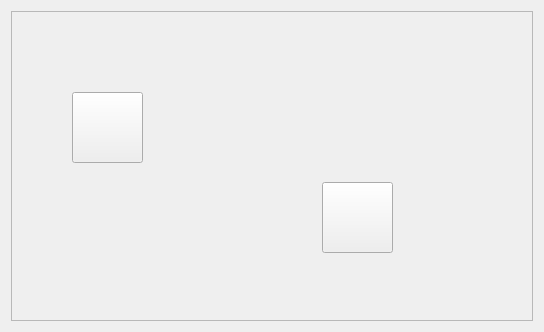
<?xml version="1.0" encoding="UTF-8"?>
<ui version="4.0">
 <class>Tab3ControlPannel</class>
 <widget class="QWidget" name="Tab3ControlPannel">
  <property name="geometry">
   <rect>
    <x>0</x>
    <y>0</y>
    <width>544</width>
    <height>332</height>
   </rect>
  </property>
  <property name="windowTitle">
   <string>Form</string>
  </property>
  <layout class="QGridLayout" name="gridLayout">
   <item row="0" column="0">
    <widget class="QScrollArea" name="scrollArea">
     <property name="widgetResizable">
      <bool>true</bool>
     </property>
     <widget class="QWidget" name="scrollAreaWidgetContents">
      <property name="geometry">
       <rect>
        <x>0</x>
        <y>0</y>
        <width>524</width>
        <height>312</height>
       </rect>
      </property>
      <widget class="QLabel" name="label">
       <property name="geometry">
        <rect>
         <x>0</x>
         <y>0</y>
         <width>561</width>
         <height>311</height>
        </rect>
       </property>
       <property name="text">
        <string/>
       </property>
       <property name="pixmap">
        <pixmap resource="IotQtClient.qrc">:/IotQtClient/Image/room1.png</pixmap>
       </property>
      </widget>
      <widget class="QPushButton" name="pPBLamp">
       <property name="geometry">
        <rect>
         <x>60</x>
         <y>80</y>
         <width>71</width>
         <height>71</height>
        </rect>
       </property>
       <property name="text">
        <string/>
       </property>
       <property name="icon">
        <iconset resource="IotQtClient.qrc">
         <normaloff>:/IotQtClient/Image/light_off.png</normaloff>
         <normalon>:/IotQtClient/Image/light_on.png</normalon>:/IotQtClient/Image/light_off.png</iconset>
       </property>
       <property name="iconSize">
        <size>
         <width>60</width>
         <height>60</height>
        </size>
       </property>
       <property name="checkable">
        <bool>true</bool>
       </property>
       <property name="checked">
        <bool>false</bool>
       </property>
      </widget>
      <widget class="QPushButton" name="pPBPlug">
       <property name="geometry">
        <rect>
         <x>310</x>
         <y>170</y>
         <width>71</width>
         <height>71</height>
        </rect>
       </property>
       <property name="text">
        <string/>
       </property>
       <property name="icon">
        <iconset resource="IotQtClient.qrc">
         <normaloff>:/IotQtClient/Image/plug_off.png</normaloff>
         <normalon>:/IotQtClient/Image/plug_on.png</normalon>:/IotQtClient/Image/plug_off.png</iconset>
       </property>
       <property name="iconSize">
        <size>
         <width>60</width>
         <height>60</height>
        </size>
       </property>
       <property name="checkable">
        <bool>true</bool>
       </property>
       <property name="checked">
        <bool>false</bool>
       </property>
      </widget>
     </widget>
    </widget>
   </item>
  </layout>
 </widget>
 <resources>
  <include location="IotQtClient.qrc"/>
 </resources>
 <connections/>
</ui>
